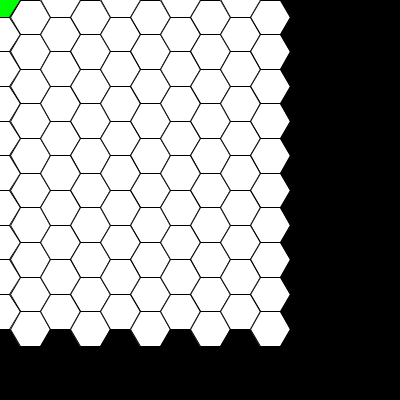
Frame 1 (no input)
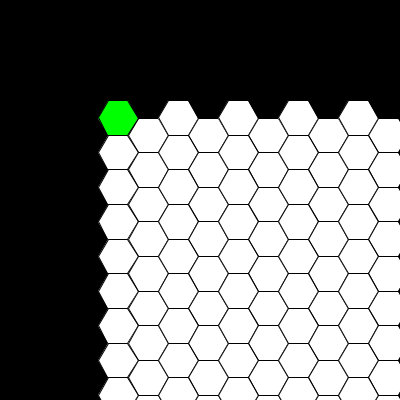
Frame 60 (the mouse pressed at the canvas centre just before this capture)
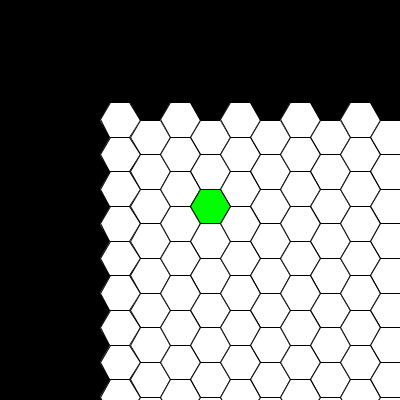
Frame 120 (the mouse held since frame 60 and released just before this capture)

The Processing sketch that drew these frames (run headless with seeded random() and noise(); from frame 60 on, the mouse is pressed at the canvas centre):

// Processing sketch: Hexagonia
// ── Hexagonia.pde
int tam = 40;
float distancia1 = dist(cos(0)*tam/2, sin(0)*tam/2, cos(TWO_PI/3)*tam/2, sin(TWO_PI/3)*tam/2);
float distancia2 = dist(cos(0)*tam/2, sin(0)*tam/2, cos(TWO_PI/6)*tam/2, sin(TWO_PI/6)*tam/2);
float desh;
float x = 0, y = 0;

void setup() {
  size(400, 400);
  smooth();
  desh = tam/2+distancia2/2;
}

void draw() {
  translate(x, y);
  background(0);
  float minx = 0, miny = 0, dismin = 1000;
  for ( int j = 0; j < height/tam; j++) {
    for ( int i = 0; i < width/tam; i++) {
      float desv = (i%2==0) ? 0:distancia1/2;
      float xn = i*desh;
      float yn = j*distancia1+desv;
      hexa(xn, yn, tam/2);
      if (dist(xn, yn, mouseX-x, mouseY-y) < dismin) {
        dismin = dist(xn, yn, mouseX-x, mouseY-y);
        minx = xn;
        miny = yn;
      }
    }
  }
  fill(0, 255, 0);
  hexa(minx, miny, tam/2);
  fill(255);
  if (mouseX < 100) {
    x += map(mouseX, 0, 100, 2, 0);
  }
  else if (mouseX > width-100) {
    x -= map(mouseX, width-100, width, 0, 2);
  } 
  if (mouseY < 100) {
    y += map(mouseY, 0, 100, 2, 0);
  }
  else if (mouseY > height-100) {
    y -= map(mouseY, height-100, height, 0, 2);
  }
}

void hexa(float x, float y, float rad) {
  float porcion = TWO_PI/6;
  beginShape();
  for (int i = 0; i < 6; i++) {
    vertex(x+cos(porcion*i)*rad, y+sin(porcion*i)*rad);
  }
  endShape(CLOSE);
}
